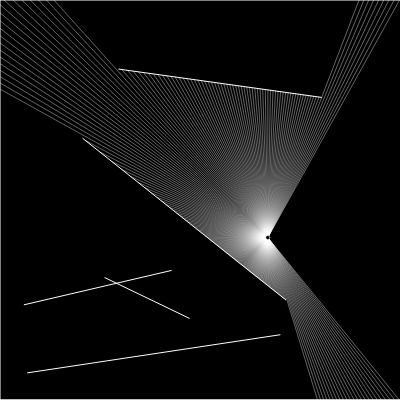
Frame 1 (no input)
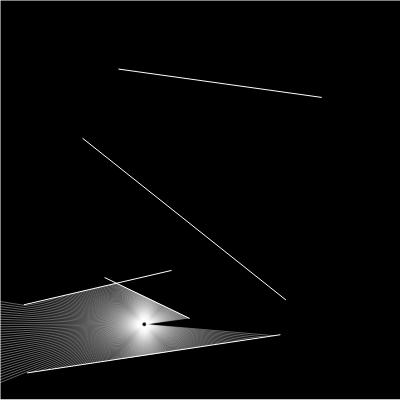
Frame 60 (no input)
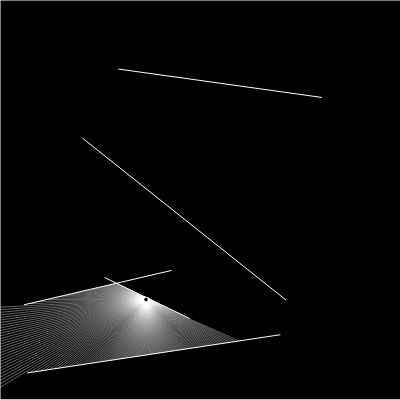
Frame 120 (the mouse pressed at the canvas centre since frame 60)

The p5.js sketch that drew these frames (run headless with seeded random() and noise() and a simulated clock; from frame 60 on, the mouse is pressed at the canvas centre):

// p5.js sketch
// ── sketch.js

let walls = [];
let ray;
let particle;
let xoff = 0;
let yoff = 1000;

function setup() {
  createCanvas(400,400);
  for (let i = 0; i < 5 ; i++) {
    let x1 = random(width);
    let x2 = random(width);
    let y1 = random(height);
    let y2 = random(height);
    walls[i] = new Boundary(x1, y1, x2, y2);
  }
  walls.push(new Boundary(0,0,width,0));
  walls.push(new Boundary(0,width,width,height));
  walls.push(new Boundary(0,0,0,height));
  walls.push(new Boundary(0,height,width,height));
  particle = new Particle();
}

function draw() {
  background(0);
  for (let wall of walls) {
  wall.show();
  }
  particle.update(noise(xoff) * width, noise(yoff) * height);
  particle.look(walls);
  particle.show();

  xoff += 0.01;
  yoff += 0.01;
}

// ── boundary.js
class Boundary {
    constructor(x1,y1,x2,y2) {
        this.a = createVector(x1,y1);
        this.b = createVector(x2,y2);
    }

    show() {
        stroke(255);
        line(this.a.x, this.a.y, this.b.x, this.b.y);
    }

}
// ── particle.js
class Particle {
  constructor() {
    this.pos = createVector(width / 2, height / 2);
    this.rays = [];
    for (let a = 0; a < 360; a += 1) {
     
      this.rays.push(new Ray (this.pos, radians(a)));
    }


  }

  update(x, y) {
    this.pos.x = x;
    this.pos.y = y;
  }

  look(walls) {
    for (let ray of this.rays) {
      let closest = null;
      let record = Infinity;
      for (let wall of walls) {
        const pt = ray.cast(wall);
        if (pt) {
          const d = p5.Vector.dist(this.pos, pt);
          if (d < record) {
            record = d;
            closest = pt;
          }
        }
      }
      if (closest) {
        stroke(255, 100);
        line(this.pos.x, this.pos.y, closest.x, closest.y);
      }
    }
  }

  show() {
    fill(0);
    ellipse(this.pos.x, this.pos.y, 4);
//    for (let ray of this.rays) {
//      ray.show();
//    }
  }
}
// ── ray.js
class Ray {
  constructor(pos, angle) {
    this.pos = pos;
    this.dir = p5.Vector.fromAngle(angle);
  }

  lookAt(x, y) {
    this.dir.x = x - this.pos.x;
    this.dir.y = y - this.pos.y;
    this.dir.normalize();
  }

  show() {
    stroke(255);
    push();
    translate(this.pos.x, this.pos.y);
    line(0, 0, this.dir.x *10, this.dir.y*10);
    pop();
  }

  cast(wall) {
    const x1 = wall.a.x;
    const y1 = wall.a.y;
    const x2 = wall.b.x;
    const y2 = wall.b.y;


    const x3 = this.pos.x;
    const y3 = this.pos.y;
    const x4 = this.pos.x + this.dir.x;
    const y4 = this.pos.y + this.dir.y;

    const den = (x1 - x2) * (y3 - y4) - (y1 - y2) * (x3 - x4);
    if (den == 0) {
      return;
    }

    const t = ((x1 - x3) * (y3 - y4) - (y1 - y3) * (x3 - x4)) / den;
    const u = -((x1 - x2) * (y1 - y3) - (y1 - y2) * (x1 - x3)) / den;

    if (t > 0 && t < 1 && u > 0) {
      const pt = createVector();
      pt.x = x1 + t * (x2 - x1);
      pt.y = y1 + t * (y2 - y1);
      return pt;
    } else {
      return;
    }
  }
}
